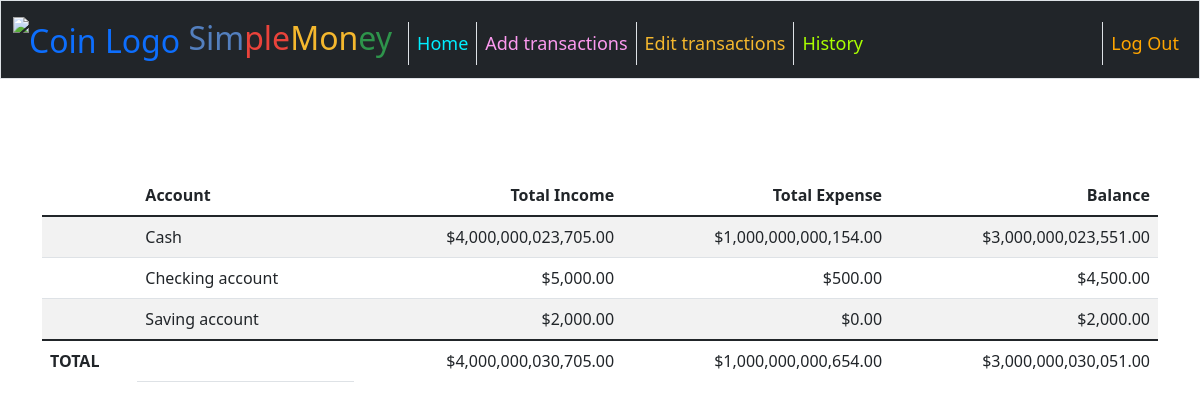
The page / (signed in) on the database its author committed.
### tables this page shows
CREATE TABLE transactions (
    id INTEGER PRIMARY KEY AUTOINCREMENT NOT NULL, 
    user_id INTEGER,
    date DATE,
    account	TEXT,
    category TEXT,
    description TEXT,
    income	REAL NOT NULL DEFAULT 0.00,
    expense	REAL NOT NULL DEFAULT 0.00,
    FOREIGN KEY(user_id) REFERENCES users(id)
    );

### app.py (the view)
@app.route("/")
@login_required
def index():
    user_id = session["user_id"]
    if not user_id:
        return render_template("login.html")
    try:
        transactions_db = cur.execute(
            "SELECT account, SUM(income) AS total_income, SUM(expense) AS total_expense  FROM transactions WHERE user_id = :user_id GROUP BY account", {'user_id': user_id}
        )
        transactions_db = transactions_db.fetchall()
    except:
        apology("Database error occurred", 500)
    for row in transactions_db:
        row["balance"] = row["total_income"] - row["total_expense"]
    income_total = 0
    expense_total = 0
    balance_total = 0
    for row in transactions_db:
        income_total += row["total_income"]
        expense_total += row["total_expense"]
        balance_total += row["balance"]
    try:
        user_cash_db = cur.execute("SELECT cash FROM users WHERE id = :user_id", {'user_id': user_id})
        user_cash_db = user_cash_db.fetchall()
        user_cash = user_cash_db[0]["cash"]
    except:
        return apology("Database error occurred", 500)
    return render_template(
        "index.html",
        transactions_db=transactions_db,
        income_total=income_total,
        expense_total=expense_total,
        balance_total=balance_total,
        user_cash=user_cash
    )

### app.py (called while the page is built)
def dict_factory(cursor, row):
    fields = [column[0] for column in cursor.description]
    return {key: value for key, value in zip(fields, row)}

@app.after_request
def after_request(response):
    response.headers["Cache-Control"] = "no-cache, no-store, must-revalidate"
    response.headers["Expires"] = 0
    response.headers["Pragma"] = "no-cache"
    return response

### helpers.py (called while the page is built)
def login_required(f):
    @wraps(f)
    def decorated_function(*args, **kwargs):
        if session.get("user_id") is None:
            return redirect("/login")
        return f(*args, **kwargs)
    return decorated_function

def usd(value):
    return f"${value:,.2f}"

### templates/index.html (shortened to what this page needs)
{% extends "layout.html" %}
{% block main %}
    <main class="container py-5 text-center">
            <table class="table table-striped">
                <thead>
                    <tr>
                        <th></th>
                        <th class="text-start">Account</th>
                        <th class="text-end">Total Income</th>
                        <th class="text-end">Total Expense</th>
                        <th class="text-end">Balance</th>
                    </tr>
                </thead>
                <tbody>
                    {% for row in transactions_db %}
                        <tr>
                            <td></td>
                            <td class="text-start">{{ row["account"] }}</td>
                            <td class="text-end">{{ row["total_income"] | usd }}</td>
                            <td class="text-end">{{ row["total_expense"] | usd }}</td>
                            <td class="text-end">{{ row["balance"] | usd }}</td>
                        </tr>
                    {% endfor %}
                </tbody>
                <tfoot>
                    <tr>
                        <td class="border-0 fw-bold text-start" colspan="1">TOTAL</td>
                        <td></td>
                        <td class="border-0 w-bold text-end">{{ income_total | usd }}</td>
                        <td class="border-0 w-bold text-end">{{ expense_total | usd }}</td>
                        <td class="border-0 w-bold text-end">{{ balance_total | usd }}</td>
                    </tr>
                </tfoot>
            </table>
    </main>
{% endblock %}

### static/styles.css (style rules this page uses)
body { font-size: 100%; }
td { word-wrap: break-word; vertical-align: middle; }

### rows shown on the page
transactions: account "Saving account", total_income "$2,000.00", total_expense "$0.00", balance "$2,000.00"

### other values the page prints
{{ row["account"] }} "Cash" "Checking account"
{{ row["total_income"] | usd }} "$4,000,000,023,705.00" "$5,000.00"
{{ row["total_expense"] | usd }} "$1,000,000,000,154.00" "$500.00"
{{ row["balance"] | usd }} "$3,000,000,023,551.00" "$4,500.00"
{{ income_total | usd }} "$4,000,000,030,705.00"
{{ expense_total | usd }} "$1,000,000,000,654.00"
{{ balance_total | usd }} "$3,000,000,030,051.00"
